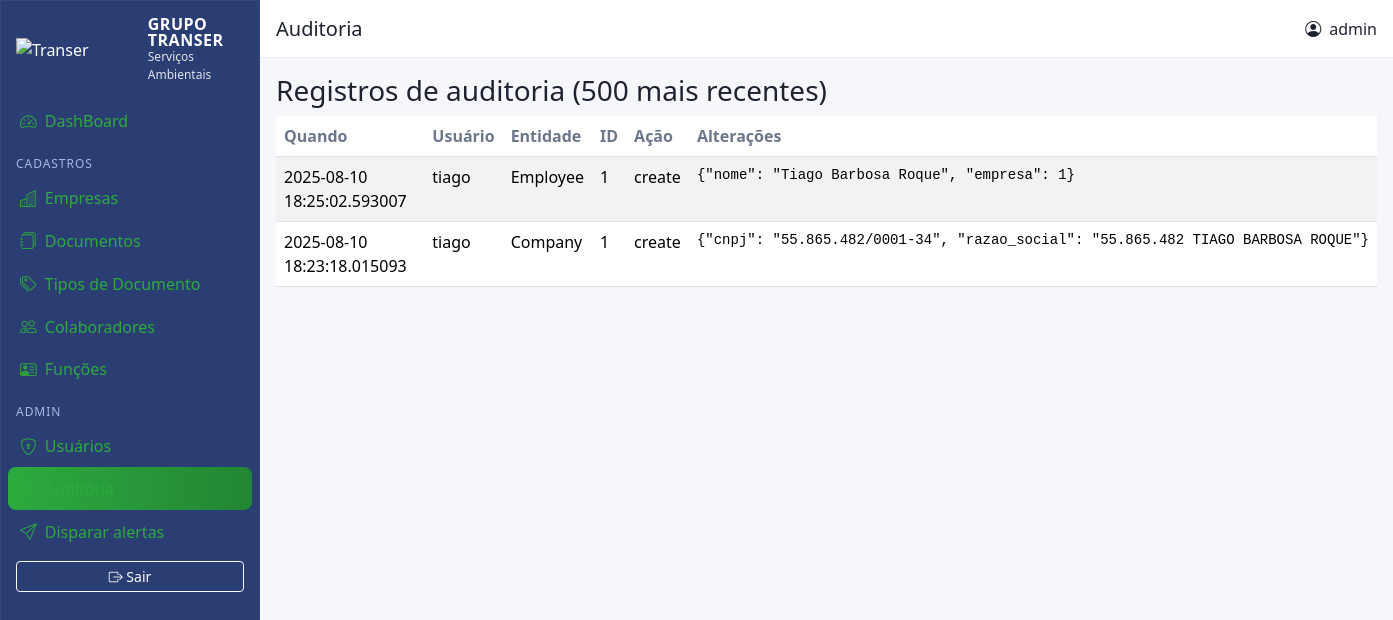
Page /admin/auditoria (signed in) on the committed database.
### models.py (models this page shows, shortened)
class TimestampMixin:
    created_at = db.Column(db.DateTime, default=datetime.utcnow)
    updated_at = db.Column(db.DateTime, default=datetime.utcnow, onupdate=datetime.utcnow)

class User(UserMixin, TimestampMixin, db.Model):
    id = db.Column(db.Integer, primary_key=True)
    username = db.Column(db.String(80), unique=True, nullable=False)
    password_hash = db.Column(db.String(255), nullable=False)
    role = db.Column(db.String(20), default="user")
    active = db.Column(db.Boolean, default=True)

class AuditLog(TimestampMixin, db.Model):
    id = db.Column(db.Integer, primary_key=True)
    entity = db.Column(db.String(50))
    entity_id = db.Column(db.Integer)
    action = db.Column(db.String(20))
    user = db.Column(db.String(80))
    changes = db.Column(db.Text)

### blueprints/admin/routes.py (the view)
@admin_bp.route('/auditoria')
@login_required
@admin_required
def audit():
    logs = AuditLog.query.order_by(AuditLog.created_at.desc()).limit(500).all()
    return render_template('admin/audit.html', logs=logs)

### models.py (called while the page is built)
@login_manager.user_loader
def load_user(user_id):
    return User.query.get(int(user_id))

### utils.py (called while the page is built)
def admin_required(view):
    @functools.wraps(view)
    def wrapped(*args, **kwargs):
        if not current_user.is_authenticated or current_user.role != "admin":
            flash("Acesso restrito a administradores.", "warning")
            return redirect(url_for("main.index"))
        return view(*args, **kwargs)
    return wrapped

### templates/admin/audit.html
{% extends 'base.html' %}
{% block page_title %}<h5 class="m-0">Auditoria</h5>{% endblock %}
{% block content %}
<h3>Registros de auditoria (500 mais recentes)</h3>
<table class="table table-striped">
  <thead><tr><th>Quando</th><th>Usuário</th><th>Entidade</th><th>ID</th><th>Ação</th><th>Alterações</th></tr></thead>
  <tbody>
  {% for a in logs %}
    <tr><td>{{ a.created_at }}</td><td>{{ a.user }}</td><td>{{ a.entity }}</td><td>{{ a.entity_id }}</td><td>{{ a.action }}</td><td><pre class="m-0 small">{{ a.changes }}</pre></td></tr>
  {% endfor %}
  </tbody>
</table>
{% endblock %}

### templates/base.html (shortened to what this page needs)
<!doctype html>
<html lang="pt-br">
<head>
  <link href="https://cdn.jsdelivr.net/npm/bootstrap@5.3.3/dist/css/bootstrap.min.css" rel="stylesheet">
  <link href="https://cdn.jsdelivr.net/npm/bootstrap-icons@1.11.3/font/bootstrap-icons.css" rel="stylesheet">
  <link href="{{ url_for('static', filename='css/style.css') }}" rel="stylesheet">
</head>
<body>
<div class="app-shell">
  <aside class="sidebar d-flex flex-column">
    <div class="brand px-3 py-3 d-flex align-items-center gap-2">
      <img src="{{ url_for('static', filename='img/logo.png') }}" alt="Transer" class="brand-logo">
      <div class="brand-text">
        <div class="brand-title">GRUPO TRANSER</div>
        <div class="brand-sub">Serviços Ambientais</div>
      </div>
    </div>
    <nav class="nav flex-column px-2">
      <a href="{{ url_for('main.index') }}" class="nav-link {% if request.endpoint=='main.index' %}active{% endif %}">
        <i class="bi bi-speedometer2"></i> DashBoard
      </a>
      <div class="nav-section">Cadastros</div>
      <a href="{{ url_for('companies.list') }}" class="nav-link {% if request.blueprint=='companies' %}active{% endif %}"><i class="bi bi-buildings"></i> Empresas</a>
      <a href="{{ url_for('documents.list') }}" class="nav-link {% if request.blueprint=='documents' and request.endpoint!='documents.types' %}active{% endif %}"><i class="bi bi-journals"></i> Documentos</a>
      <a href="{{ url_for('documents.types') }}" class="nav-link {% if request.endpoint=='documents.types' %}active{% endif %}"><i class="bi bi-tags"></i> Tipos de Documento</a>
      <a href="{{ url_for('rh.employees_list') }}" class="nav-link {% if request.endpoint=='rh.employees_list' %}active{% endif %}"><i class="bi bi-people"></i> Colaboradores</a>
      <a href="{{ url_for('rh.functions') }}" class="nav-link {% if request.endpoint=='rh.functions' %}active{% endif %}"><i class="bi bi-person-vcard"></i> Funções</a>
      {% if current_user.is_authenticated and current_user.role == 'admin' %}
      <div class="nav-section">Admin</div>
      <a href="{{ url_for('auth.users_list') }}" class="nav-link {% if request.endpoint=='auth.users_list' %}active{% endif %}"><i class="bi bi-shield-lock"></i> Usuários</a>
      <a href="{{ url_for('admin.audit') }}" class="nav-link {% if request.endpoint=='admin.audit' %}active{% endif %}"><i class="bi bi-clipboard2-data"></i> Auditoria</a>
      <a href="{{ url_for('admin.trigger_alerts') }}" class="nav-link"><i class="bi bi-send"></i> Disparar alertas</a>
      {% endif %}
      <div class="mt-auto p-2"><a href="{{ url_for('auth.logout') }}" class="btn btn-sm btn-outline-light w-100"><i class="bi bi-box-arrow-right"></i> Sair</a></div>
    </nav>
  </aside>
  <section class="content">
    <header class="topbar d-flex justify-content-between align-items-center px-3">
      <div class="page-title">{% block page_title %}{% endblock %}</div>
      <div class="user-info d-flex align-items-center gap-2"><i class="bi bi-person-circle"></i> {{ current_user.username }}</div>
    </header>
    <main class="page px-3 py-3">
      {% block content %}{% endblock %}
    </main>
  </section>
</div>
</body>
</html>

### static/css/style.css (style rules this page uses)
:root { --navy:#2B3E73;--navy-700:#22345F;--green:#2DAA3E;--green-700:#228634;--bg:#f5f7fb;--text:#1f2330;--muted:#6c778c; }
body { background-color:var(--bg);color:var(--text) }
.app-shell { display:flex;min-height:100vh }
.sidebar { width:260px;background:var(--navy);color:#fff;position:sticky;top:0;height:100vh;box-shadow:0 0 0 1px rgba(255,255,255,.05) inset }
.brand-logo { width:180px;max-height:56px;height:auto;object-fit:contain }
.brand-title { font-weight:700;letter-spacing:.5px;line-height:1 }
.brand-sub { font-size:.75rem;opacity:.85 }
.sidebar .nav-link { color:#dfe7ff;border-radius:8px;padding:.55rem .75rem;display:flex;gap:.5rem;align-items:center;font-weight:500;transition:background .15s ease,transform .05s ease }
.sidebar .nav-link i { font-size:1.05rem;opacity:.9 }
.sidebar .nav-link.active { background:linear-gradient(90deg,var(--green),var(--green-700));color:#fff }
.nav-section { color:#a8b7e1;font-size:.75rem;text-transform:uppercase;letter-spacing:.08em;margin:.75rem .5rem .25rem }
.content { flex:1;display:flex;flex-direction:column }
.topbar { height:58px;background:#fff;border-bottom:1px solid #e6ebf5 }
.page { max-width:1300px;margin:0 auto }
.table thead th { color:var(--muted);font-weight:600 }
a:not(.btn),.link-primary,.text-primary { color:var(--green)!important }

### rows in the picture
User: username "admin"
AuditLog: created_at "2025-08-10 18:25:02.593007", user "tiago", entity "Employee", entity_id "1", action "create", changes "{\"nome\": \"Tiago Barbosa Roque\", \"empresa\": 1}"
AuditLog: created_at "2025-08-10 18:23:18.015093", user "tiago", entity "Company", entity_id "1", action "create", changes "{\"cnpj\": \"55.865.482/0001-34\", \"razao_social\": \"55.865.482 TIAGO BARBOSA ROQUE\"}"
